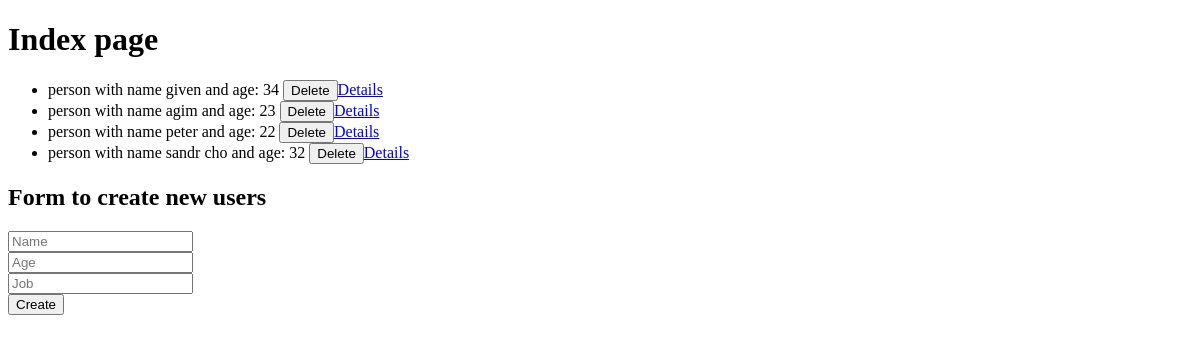
Before: / with the older database file.
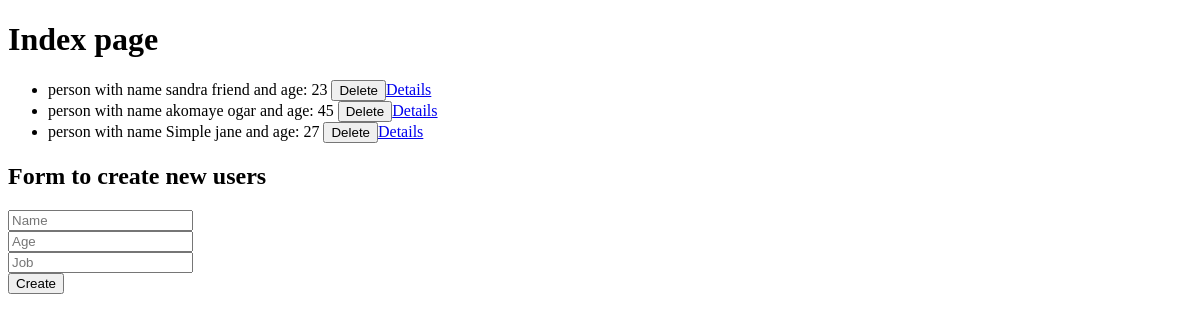
After: the same page with the newer database file.
### dbApplication/models.py (models this page shows)
class Person(db.Model):
    __tablename__ = 'people'
    pid = db.Column(db.Integer, primary_key=True)
    name = db.Column(db.Text, nullable=False)
    age = db.Column(db.Integer)
    job = db.Column(db.Text)
    def __repr__(self):
        return f"person with name {self.name} and age: {self.age}"

### dbApplication/routes.py (the view, shortened to what this page needs)
    @app.route('/', methods=['GET', 'POST'])
    def index():
        if request.method == 'GET':
            people = Person.query.all()
            return render_template('index.html', people=people)

### dbApplication/routes.py (called while the page is built, shortened)
def register_route(app, db):
    @app.route('/', methods=['GET', 'POST'])
    def index():
        if request.method == 'GET':
            people = Person.query.all()
            return render_template('index.html', people=people)
    @app.route('/delete/<pid>', methods=['DELETE'])
    def delete(pid):
        Person.query.filter(Person.pid == pid).delete()
        db.session.commit()
        people = Person.query.all()
        return render_template('index.html', people=people)
    @app.route('/details/<pid>', methods=['GET'])
    def details(pid):
        person = Person.query.filter(Person.pid==pid).first()
        return render_template('details.html', person=person)

### dbApplication/templates/index.html (shortened to what this page needs)
{% extends "base.html" %}
{% block content %}
<h1>Index page</h1>
    <ul>
    {% for person in people %}
        <li>{{ person }} <button onclick="deletePerson({{ person.pid }})">Delete</button><a href="{{ url_for('details', pid=person.pid) }}">Details</a></li>
    {% endfor %}
    </ul>
<h2>Form to create new users</h2>
<form action="{{url_for('index')}}" method="POST">
    <input type="text" name="name" placeholder="Name" required="required"><br>
    <input type="number" name="age" placeholder="Age"><br>
    <input type="text" name="job" placeholder="Job"><br>
    <input type="submit" value="Create">
</form>
{% endblock %}

### dbApplication/templates/base.html (shortened to what this page needs)
<!DOCTYPE html>
<html lang="en">
<head>
</head>
<body>
    {% block content %} {% endblock %}
</body>
</html>

Changed rows visible on the page:
removed Person: name+age "person with name given and age: 34"
removed Person: name+age "person with name agim and age: 23"
removed Person: name+age "person with name peter and age: 22"
removed Person: name+age "person with name sandr cho and age: 32"
added Person: name+age "person with name sandra friend and age: 23"
added Person: name+age "person with name akomaye ogar and age: 45"
added Person: name+age "person with name Simple jane and age: 27"
